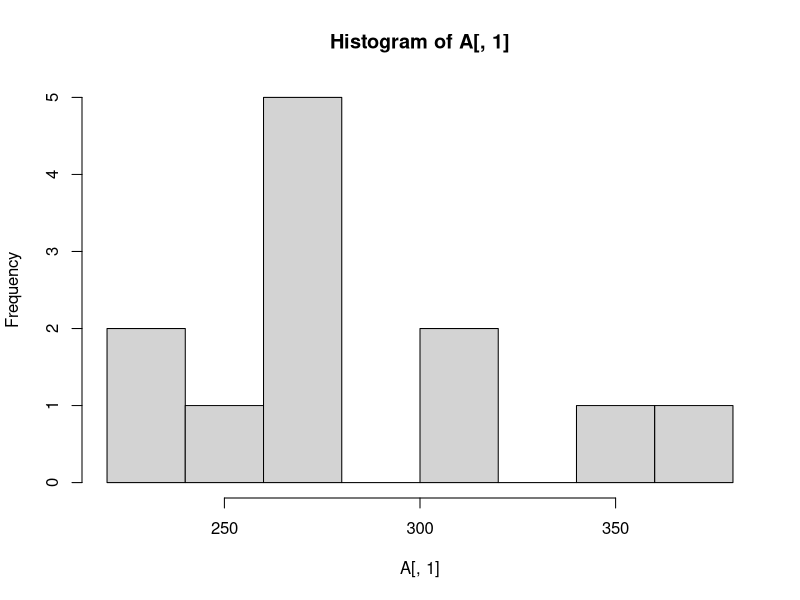
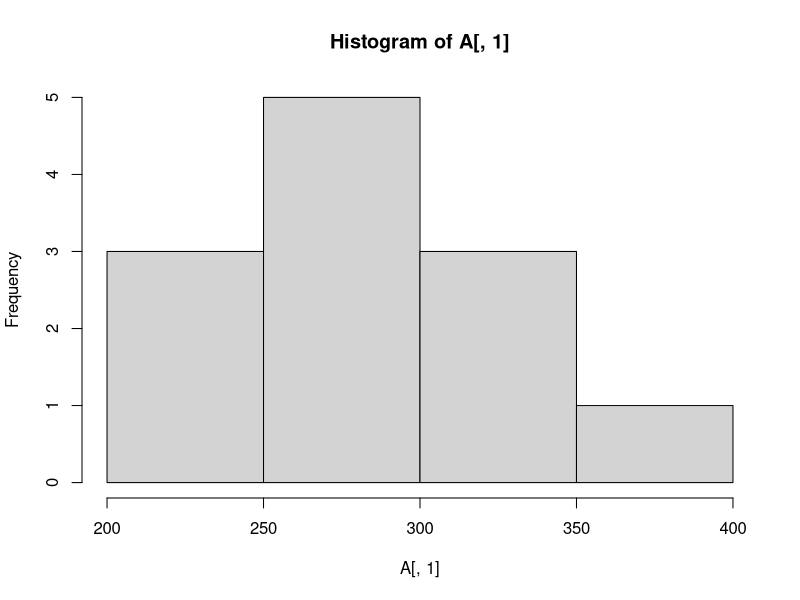
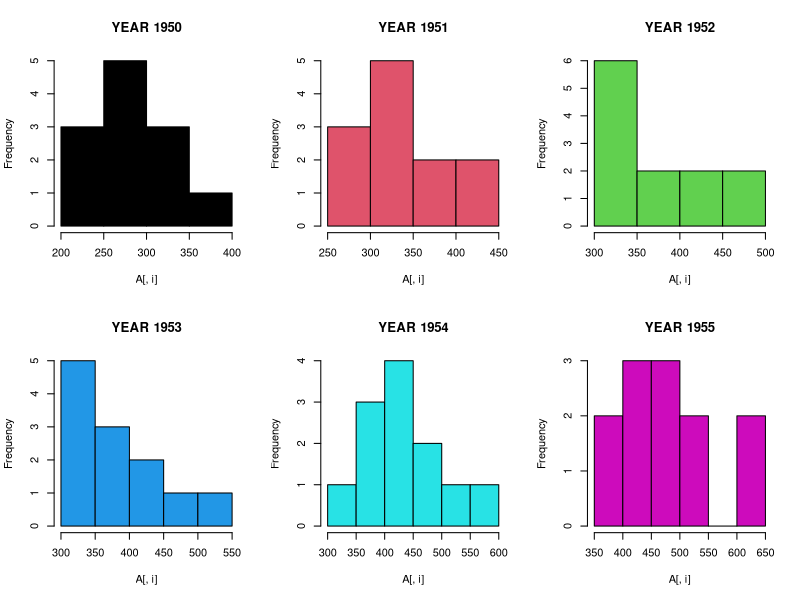
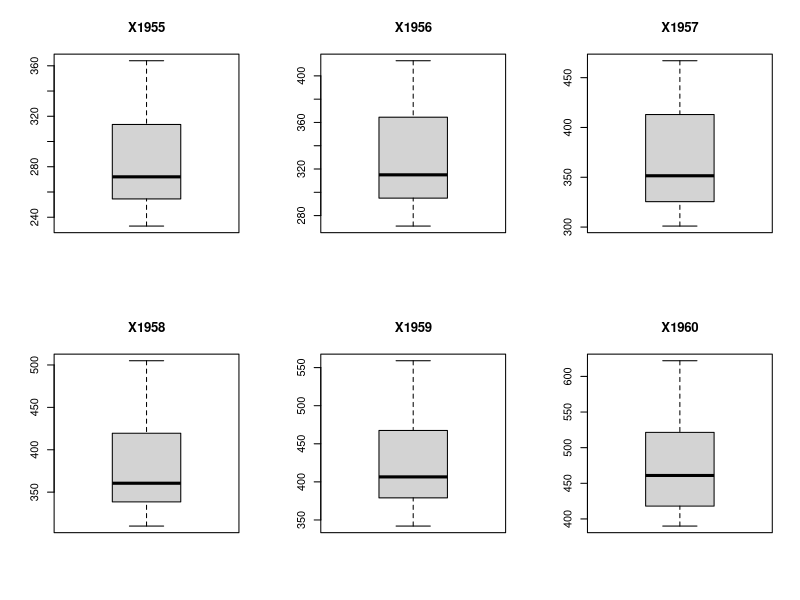

Generate these figures, in order, with R: (Note: this script raises an error after producing the figures.)
setwd("C:/Users/Kuba/Desktop/Studia/Semestr 3/Statystyka/Laboratories")

#TASK 1:
A=na.omit(read.csv2("flights.csv", sep=";"))
#a)
class(A)
A
#b)
hist(A[,1]) #wrong histogram -> shouldn't be any gaps
hist(A[, 1], breaks=4)

names=colnames(A)
names
par(mfrow = c(2, 3))
for (i in 1:6){
  hist(A[,i], breaks=4, main=paste("YEAR 195", i-1, sep=""), col=i)
  head(A)
}
#c)
for (i in 1:6){
  print(paste("For year ", names[i]))
  print(paste("Mean is:", round(mean(A[, i]), 2), "- average of the set"))
  print(paste("Min:", min(A[, i]))) #0 quartile
  print(paste("Quartile 1:", quantile(A[, i])[2])) #25% element
  print(paste("Quartile 2 (median):", quantile(A[, i])[3], "- it means that this is the middle element - at least half is greater or equal and at least half is smaller or equal")) #third quantile is median; however quantile != quartile (always quarters)
  print(paste("Quartile 3:", quantile(A[, i])[4])) #75% element
  print(paste("Max:", max(A[, i]))) #fourth quartile
  print(paste("Standard deviation is:", round(sd(A[,i]), 2), "- this much elements deviates from the mean on average"))
  print(paste("Variability index is:", round(100*sd(A[,i])/mean(A[, i]), 2)))
  print(" ")
}

#d)
for (i in 1:6){
  boxplot(A[, i], main = names[i])
}

#TASK 2:
B=na.omit(read.csv2("notes.csv"))
B
par(mfrow=c(2,2))
names = colnames(B)
#a)
for (i in 1:4){
  print(names[i])
  print(na.omit(table(B[,i])))
}
#b)
x = 1:10
x
for (i in 1:4){
  discrete.histogram(B[, i], main = names[i], xlab = "Grade", xlim = c(2, 5))
}

#c)
for (i in 1:4){
  print(paste("For", names[i]))
  print(paste("Mean is:", round(mean(B[, i]), 2), "- it means that this is average"))
  print(paste("Min:", min(B[, i]))) #0 quartile
  print(paste("Quartile 1:", quantile(B[, i])[2])) #25% element
  print(paste("Quartile 2 (median):", quantile(B[, i])[3], "- it means that this is the middle element and at least half is greater or equal and at least half is smaller or equal")) #third quantile is median; however quantile != quartile (always quarters)
  print(paste("Quartile 3:", quantile(B[, i])[4])) #75% element
  print(paste("Max:", max(B[, i]))) #fourth quartile  print(paste("Standard deviation is:", round(sd(na.omit(B[,i])), 2), "- this much elements deviates from the mean on average"))
  print(paste("Variability index is:", round(100*sd(na.omit(B[,i]))/mean(na.omit(B[, i])), 2)))
  print(" ")
}

#d)
par(mfrow = c(1, 1))
boxplot(B[, 1], B[, 2], B[, 3], B[, 4], main = "Comparison between groups")
#Black line = median (second quartile)
#Lower bound of gray area = first quartile
#Upper bound of gray area = third quartile
#Upper and lower lines are equal to 1,5 of difference between 1 and 3 quartile
#White dots are outliers

#e)
par(mfrow = c(2, 2))
for (i in 1:4){
  print (names[i])
  print(table(B[, i]))
  pie(table(B[, i]), main = paste("Pie chart for", names[i]))
}

#TASK 3:
#a)
C=na.omit(read.csv("strawberries.csv", sep=";"))
C

year_2000=length(C[, 1])
year_2000
year_2010=length(na.omit(C[, 2]))
year_2010

#b)
our_table1 = table(cut(C[, 1], breaks=5))
our_table1
our_table2 = table(cut(C[, 2], breaks=5))
our_table2

#c)
#discrete.histogram(our_table1, freq=F)
#hist(our_table1, freq=F)

par(mfrow = c(1, 2)) #how big is display -> 1 row two columns
#freq = F -> we will have probabilities, freq = T -> we will have number of appearances
for (i in 1:2){
  hist(C[, i], freq = F, breaks = 5, main = paste("Year number 20", i-1, "0", sep=""), xlab="number of strawberries", col = i+5)
}

#d)
names = colnames(C)
for (i in 1:2){
  print(paste("For", names[i]))
  print(paste("Mean is:", round(mean(C[, i]), 2), "- it means that this is average"))
  print(paste("Min:", min(C[, i]))) #0% element == 0th element
  print(paste("Quartile 1:", quantile(C[, i])[2])) #25% element
  print(paste("Quartile 2 (median):", quantile(C[, i])[3], "- it means that this is the middle element and at least half is greater or equal and at least half is smaller or equal")) #50% (middle) element
  print(paste("Quartile 3:", quantile(C[, i])[4])) #75% element
  print(paste("Max:", max(C[, i]))) #100% element == 4th quartile
  print(paste("Variability index is:", round(100*sd(C[,i])/mean(C[, i]), 2)))
  print(" ")
}

#probability measures = mean, median, quantiles, min, max, stand_dev, variability index

#e)
par(mfrow = c(1, 1))
boxplot(na.omit(C[, 1]), na.omit(C[, 2]))
#black line - median, first  and third quartile (grey area) and lowest/highest element not being outlier (pozioma linia -> Q1 - IQR)

#f)
par(mfrow = c(1, 2))
for (i in 1:2){
  #print(na.omit(summary(C[, i]))) -> display of basic stats
  pie(table(cut(C[, i], breaks = 5)), main = names[i])
  print("Frequency interval table:")
  print(table(cut(na.omit(C[, i]), breaks = 5)))
}
